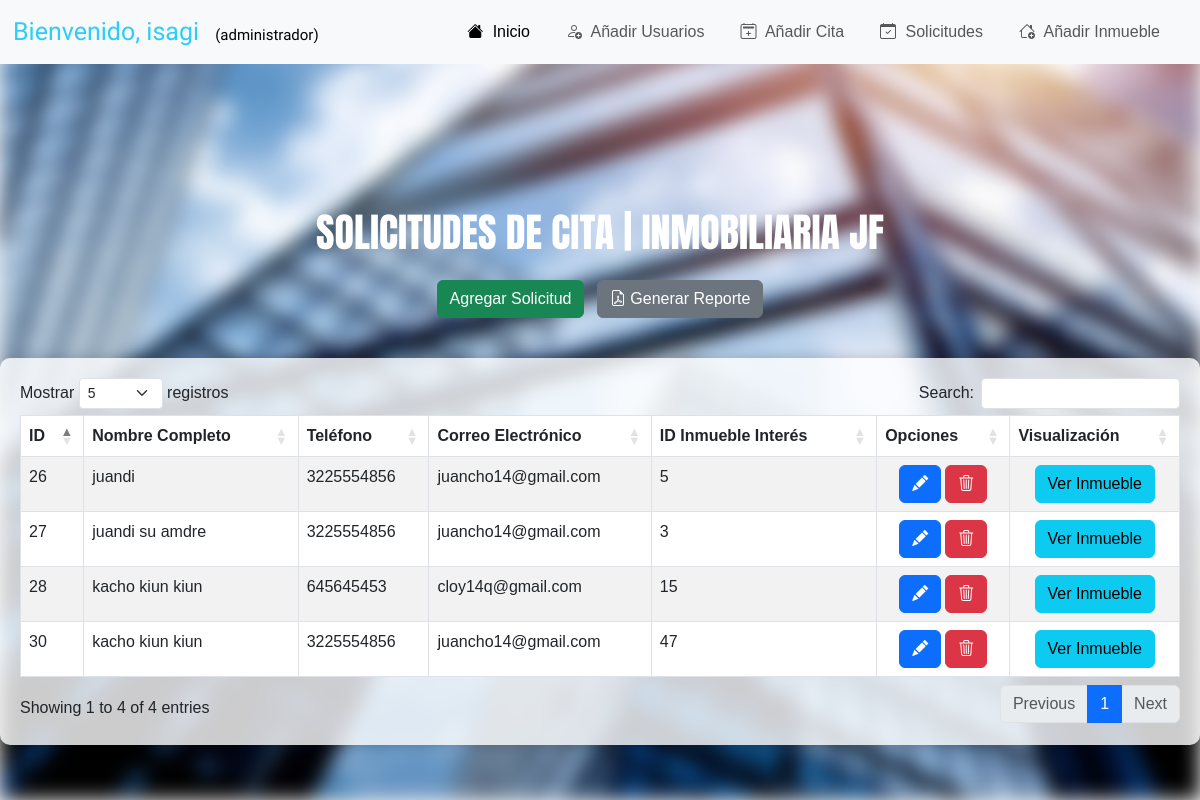
Screenshot of /crudsolicitudes/index.php (signed in) with the database file from the repository.
### tables this page shows
CREATE TABLE `solicitudes` (
  `idSolicitud` int(11) NOT NULL,
  `Nombre` varchar(40) NOT NULL,
  `Telefono` varchar(12) NOT NULL,
  `Correo` varchar(40) NOT NULL,
  `idInmuebleInteres` int(11) NOT NULL
);

### crudsolicitudes/conne.php (called while the page is built, shortened)
<?php
class Conexion
{
    private $host = "localhost";
    private $usuario = "root";
    private $password = "";
    private $base_datos = "realstate";
    public function __construct()
    {
        $this->con = new mysqli($this->host, $this->usuario, $this->password, $this->base_datos);
    }
}

### crudsolicitudes/controller_solicitud.php (called while the page is built, shortened)
<?php
class ManejadorSolicitudes
{
    private $conexion;
    public function __construct($conexion)
    {
        $this->conexion = $conexion;
    }
    public function obtenerSolicitudes()
    {
        $solicitudes = array();
        $consulta = "SELECT * FROM solicitudes";
        $resultado = $this->conexion->query($consulta);
        if ($resultado && $resultado->num_rows > 0) {
            while ($fila = $resultado->fetch_assoc()) {
                $solicitudes[] = $fila;
            }
        }
        return $solicitudes;
    }
}
$conexion = new Conexion();
$manejadorSolicitudes = new ManejadorSolicitudes($conexion->con);
$solicitudes = $manejadorSolicitudes->obtenerSolicitudes();
?>

### crudsolicitudes/index.php (the view, shortened to what this page needs)
<?php
require_once('conne.php');
require_once('controller_solicitud.php');
include '../pagina_html/funciones.php';
$conexion = new Conexion();
$manejadorSolicitudes = new ManejadorSolicitudes($conexion->con);
$solicitudes = $manejadorSolicitudes->obtenerSolicitudes();
?>
<!DOCTYPE html>
<html lang="es">
<head>
    <link rel="stylesheet" type="text/css" href="https://cdn.datatables.net/1.11.5/css/dataTables.bootstrap5.min.css">
    <link rel="stylesheet" href="https://cdnjs.cloudflare.com/ajax/libs/twitter-bootstrap/5.3.0/css/bootstrap.min.css">
    <link rel="stylesheet" href="https://cdnjs.cloudflare.com/ajax/libs/bootstrap-icons/1.17.0/font/bootstrap-icons.css">
    <link rel="stylesheet" href="https://cdn.jsdelivr.net/npm/bootstrap-icons@1.11.3/font/bootstrap-icons.min.css">
    <link rel="stylesheet" href="../codigo_css/crudstyles.css">
</head>
<body>
    <div class="background"></div>
    <br><br><br><br><br><br>
    <div class="row text-center text-white anton-regular">
        <h1>SOLICITUDES DE CITA | INMOBILIARIA JF</h1>
    </div>
    <br>
    <div class="text-center mb-3">
        <a href="create.php" class="btn btn-success me-2">Agregar Solicitud</a>
        <a href="../fpdf/reporte_solicitudes.php " target="_blank"  class="btn btn-secondary">
            <i class="bi bi-file-earmark-pdf"></i> Generar Reporte
        </a>
    </div>
    <br>
    <div class="container">
        <div class="table-responsive">
            <table id="solicitudes_table" class="table table-striped table-bordered">
                <thead>
                    <tr>
                        <th>ID</th>
                        <th>Nombre Completo</th>
                        <th>Teléfono</th>
                        <th>Correo Electrónico</th>
                        <th>ID Inmueble Interés</th>
                        <th>Opciones</th>
                        <th>Visualización</th>
                    </tr>
                </thead>
                <tbody>
                    <?php
                    if (!empty($solicitudes)) {
                        foreach ($solicitudes as $solicitud) {
                            echo "<tr>";
                            echo "<td>" . htmlspecialchars($solicitud['idSolicitud']) . "</td>";
                            echo "<td>" . htmlspecialchars($solicitud['Nombre']) . "</td>";
                            echo "<td>" . htmlspecialchars($solicitud['Telefono']) . "</td>";
                            echo "<td>" . htmlspecialchars($solicitud['Correo']) . "</td>";
                            echo "<td>" . (isset($solicitud['idInmuebleInteres']) ? htmlspecialchars($solicitud['idInmuebleInteres']) : 'No especificado') . "</td>";
                            echo "<td style='text-align: center;'>";
                            echo "<div style='display: inline-block;'>";
                            echo "<a href='editar.php?id=" . urlencode($solicitud['idSolicitud']) . "' class='btn btn-primary me-1'><i class='bi bi-pencil-fill'></i></a>";
                            echo "<a href='#' onclick='confirmDeletion(" . htmlspecialchars($solicitud['idSolicitud']) . ")' class='btn btn-danger'><i class='bi bi-trash3'></i></a>";
                            echo "</div>";
                            echo "</td>";
                            echo "<td class='text-center'>";
                            echo "<a href='../crudinmuebles/interfazinmuebles.php?id=" . urlencode($solicitud['idInmuebleInteres']) . "' class='btn btn-info' target='_blank'>Ver Inmueble</a>";
                            echo "</td>";
                            echo "</tr>";
                        }
                    } else {
                        echo "<tr><td colspan='7'>0 resultados</td></tr>";
                    }
                    ?>
                </tbody>
            </table>
        </div>
    </div>
</body>
</html>

### codigo_css/crudstyles.css (style rules this page uses)
body, h1, h2, h3, p, ul, li, form, input, select, button { margin: 0; padding: 0; box-sizing: border-box; }
body { font-family: Arial, sans-serif; background-color: #f5f5f5; }
.background { position: fixed; top: 0; left: 0; width: 100%; height: 100%; background-image: url('../imagenes/1663700343081.jpg'); background-size: cover; background-position: center; background-repeat: no-repeat; filter: blur(10px); z-index: -1; }
.container { max-width: 1200px; margin: 0 auto; padding: 20px; background: rgba(255, 255, 255, 0.8); border-radius: 10px; box-shadow: 0 0 15px rgba(0, 0, 0, 0.2); position: relative; z-index: 1; overflow: auto; }
.anton-regular { font-family: "Anton", sans-serif; font-weight: 400; font-style: normal; }

### rows the page displays
solicitudes: idSolicitud "26", Nombre "juandi", Telefono "3225554856", Correo "juancho14@gmail.com", idInmuebleInteres "5"
solicitudes: idSolicitud "27", Nombre "juandi su amdre", Telefono "3225554856", Correo "juancho14@gmail.com", idInmuebleInteres "3"
solicitudes: idSolicitud "28", Nombre "kacho kiun kiun", Telefono "645645453", Correo "cloy14q@gmail.com", idInmuebleInteres "15"
solicitudes: idSolicitud "30", Nombre "kacho kiun kiun", Telefono "3225554856", Correo "juancho14@gmail.com", idInmuebleInteres "47"

### other values shown
$usuario "isagi"
$rol "administrador"
